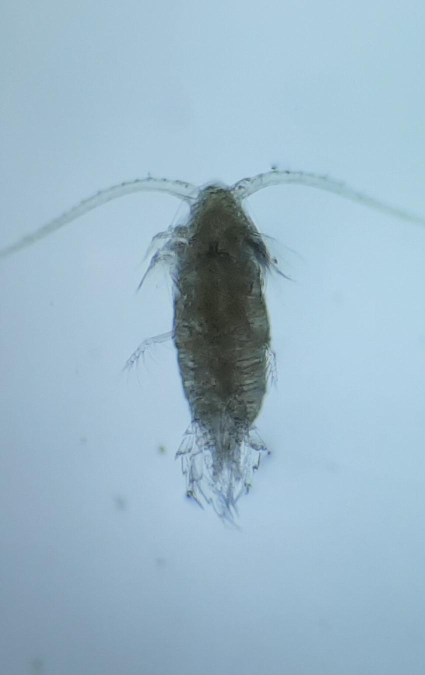
#> input picture Square-implementation/images/Species5/20pics/test5.0.jpg, 850 x 1350 px (shown at 1/2 size); its folder holds 4 pictures in this run
$ python Uniform_Cropping.py
#> lines starting #> are read from the running program, lines starting #| are printed output that depends on the picture
from PIL import Image

def crop_image(file_name,new_height,new_width):

#> called with file_name = 'test5.0', new_height = 1000, new_width = 1000
    im = Image.open(file_name+".jpg")
#> im is the input picture: PIL image 850x1350 RGB; mean R, G, B 155.5, 183.5, 200.9
    width, height = im.size
#> width = 850; height = 1350

    left = (width - new_width - 500)/2
#> left = -325
    top = (height - new_height -500)/2
#> top = -75
    right = (width + new_width -800)/2
#> right = 525
    bottom = (height + new_height+200)/2
#> bottom = 1275

    crop_im = im.crop((left, top, right, bottom)) #Cropping Image
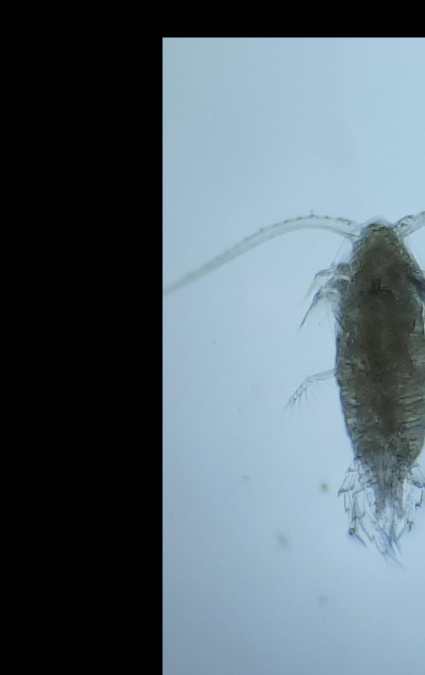
#> crop_im: PIL image 850x1350 RGB (shown at 1/2 size); mean R, G, B 87.1, 102.1, 111.7

    crop_im.save(file_name+".jpg")  #Saving Images

new_width = 1000     #Enter the crop image width
new_height = 1000    #Enter the crop image height
i="test5"
file_name = [i+".0",i+".01",i+".02",i+".03",i+".04",i+".05",i+".06",i+".07",i+".08",i+".09",i+".10",i+".11",i+".12",i+".13",i+".14",i+".15",i+".16",i+".17",i+".18",i+".19"] #Enter File Names
#,i+".20",i+".21",i+".22",i+".23",i+".24",i+".25",i+".26",i+".27",i+".28",i+".29"

for i in file_name:
    crop_image(i,new_height,new_width)
#> pass 2 of the loop `for i in file_name:`:
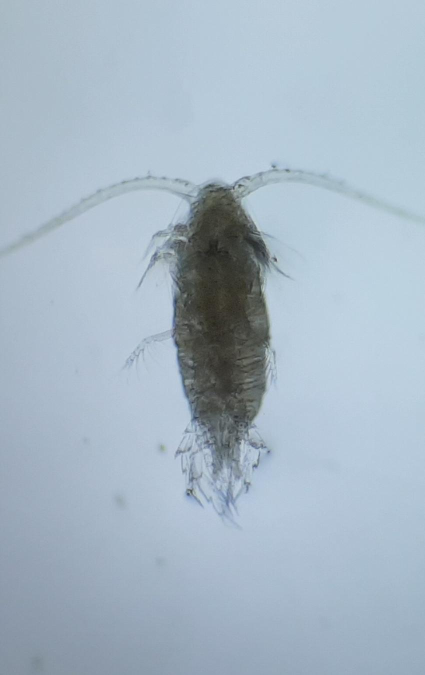
#> input picture Square-implementation/images/Species5/20pics/test5.01.jpg, 850 x 1350 px (shown at 1/2 size)
#> in crop_image, im is the input picture: PIL image 850x1350 RGB; mean R, G, B 166.1, 182.7, 196.7
#> in crop_image (call 2), `crop_im = im.crop((left, top, right, bottom))`:
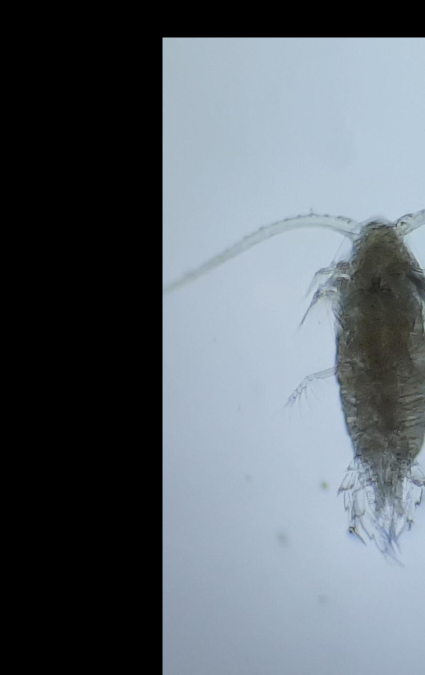
#> crop_im: PIL image 850x1350 RGB (shown at 1/2 size); mean R, G, B 93.1, 101.8, 109.4
#> pass 3 of the loop `for i in file_name:`:
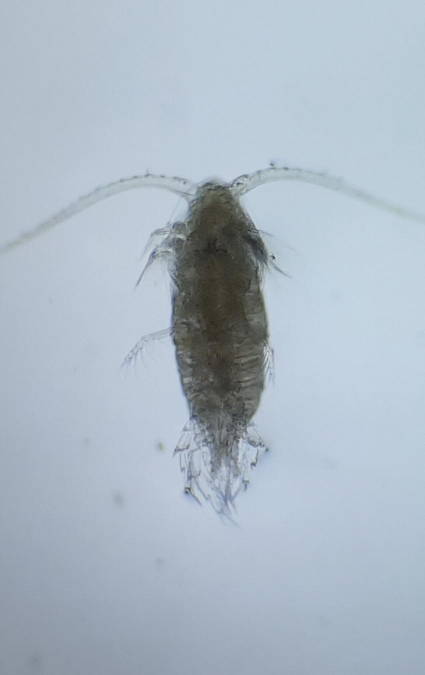
#> input picture Square-implementation/images/Species5/20pics/test5.02.jpg, 850 x 1350 px (shown at 1/2 size)
#> in crop_image, im is the input picture: PIL image 850x1350 RGB; mean R, G, B 171.5, 184.9, 197.5
#> in crop_image (call 3), `crop_im = im.crop((left, top, right, bottom))`:
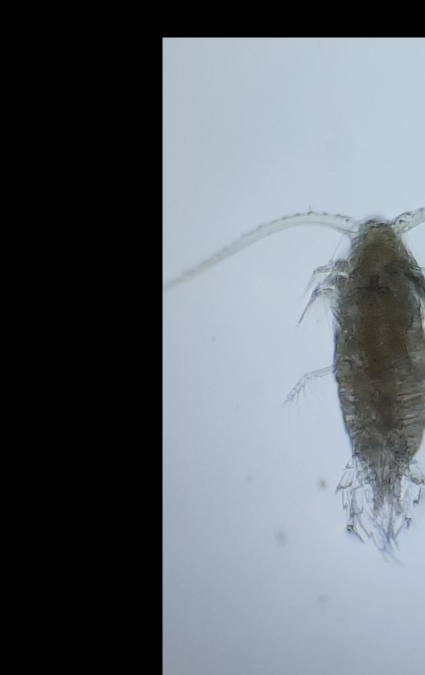
#> crop_im: PIL image 850x1350 RGB (shown at 1/2 size); mean R, G, B 96.3, 103.2, 109.9
#> (the run stopped early here; a loop or call above may not have finished)
